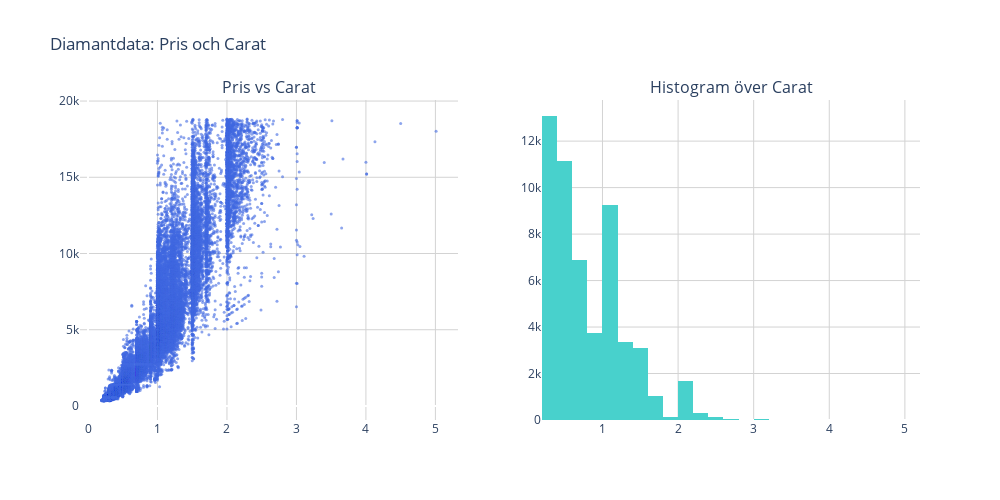

Source (notebook cell):
### Markdown cell above
## Överblick
#### I detta avsnittet ska vi skapa en visuell överblick över hur priset är fördelat på de olika stenarna

### Code cell
from plotly.subplots import make_subplots
import plotly.graph_objects as go

fig = make_subplots(rows=1, cols=2, subplot_titles=("Pris vs Carat", "Histogram över Carat"))


fig.add_trace(
    go.Scatter(
        x=df["carat"],
        y=df["price"],
        mode='markers',
        marker=dict(color='royalblue', opacity=0.6, size=3),
        name='Pris vs Carat'
    ),
    row=1, col=1
)


fig.add_trace(
    go.Histogram(
        x=df["carat"],
        nbinsx=30,
        marker_color='mediumturquoise',
        name='Histogram Carat'
    ),
    row=1, col=2
)


fig.update_layout(
    title_text="Diamantdata: Pris och Carat",
    showlegend=False,
    height=500,
    width=1000,
    plot_bgcolor='white'
)


fig.update_xaxes(showgrid=True, gridcolor='lightgray')
fig.update_yaxes(showgrid=True, gridcolor='lightgray')

fig.show()

### Figure 1 — Plotly figure (JSON) as saved in the notebook; plotly's stock layout.template omitted (floating-point values rounded to 4 significant figures; data arrays with more than 128 entries replaced by an {"elided": "..."} marker saying what was removed)
{"data": [{"marker": {"color": "royalblue", "opacity": 0.6, "size": 3}, "mode": "markers", "name": "Pris vs Carat", "type": "scatter", "x": {"elided": "53940 float values"}, "xaxis": "x", "y": {"elided": "53940 float values"}, "yaxis": "y"}, {"marker": {"color": "mediumturquoise"}, "name": "Histogram Carat", "nbinsx": 30, "type": "histogram", "x": {"elided": "53940 float values"}, "xaxis": "x2", "yaxis": "y2"}], "layout": {"annotations": [{"font": {"size": 16}, "showarrow": false, "text": "Pris vs Carat", "x": 0.225, "xanchor": "center", "xref": "paper", "y": 1, "yanchor": "bottom", "yref": "paper"}, {"font": {"size": 16}, "showarrow": false, "text": "Histogram över Carat", "x": 0.775, "xanchor": "center", "xref": "paper", "y": 1, "yanchor": "bottom", "yref": "paper"}], "height": 500, "plot_bgcolor": "white", "showlegend": false, "title": {"text": "Diamantdata: Pris och Carat"}, "width": 1000, "xaxis": {"anchor": "y", "domain": [0, 0.45], "gridcolor": "lightgray", "showgrid": true}, "xaxis2": {"anchor": "y2", "domain": [0.55, 1], "gridcolor": "lightgray", "showgrid": true}, "yaxis": {"anchor": "x", "domain": [0, 1], "gridcolor": "lightgray", "showgrid": true}, "yaxis2": {"anchor": "x2", "domain": [0, 1], "gridcolor": "lightgray", "showgrid": true}}}
